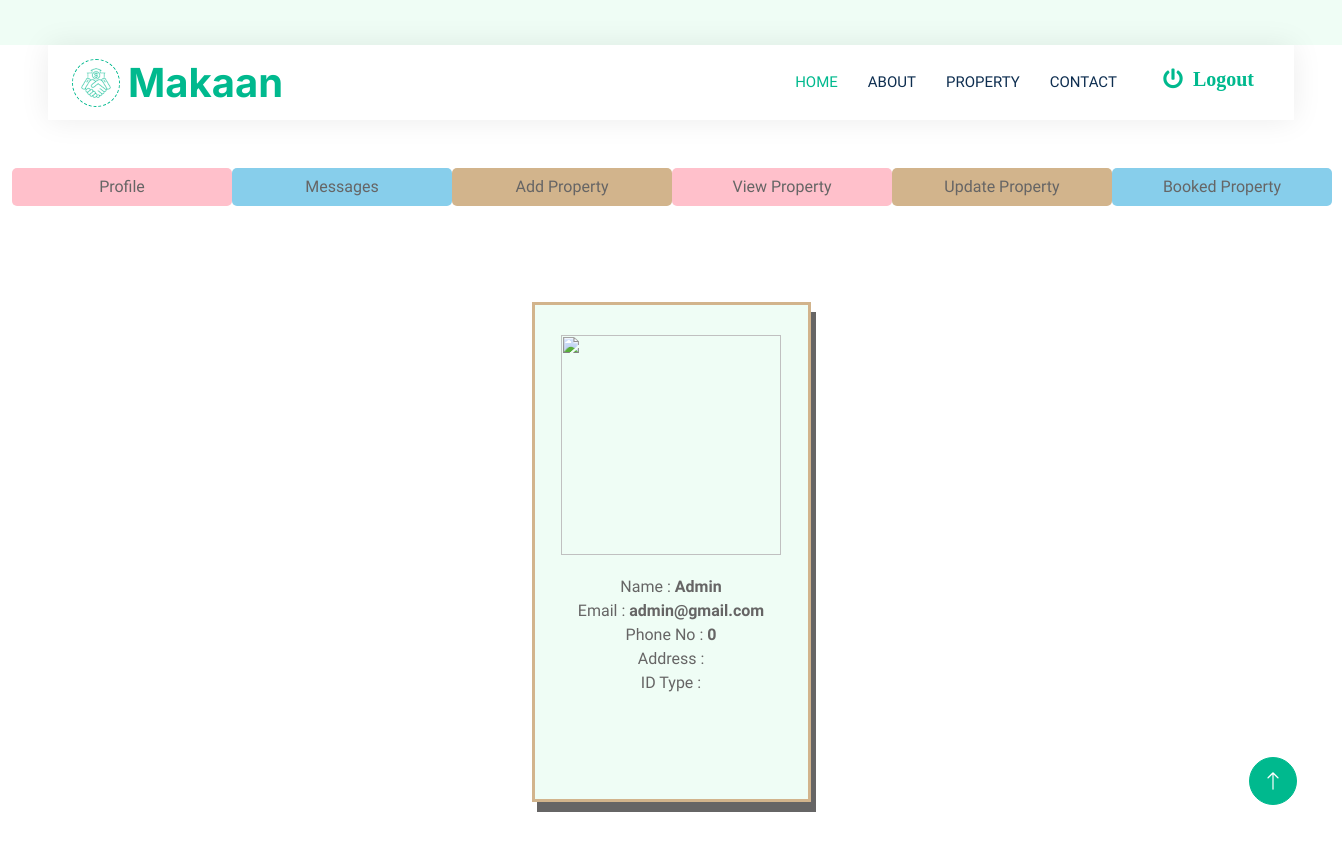
Screenshot of /Owner/Owner-index1.php (signed in) with the database file from the repository.
### tables this page shows
CREATE TABLE `register` (
  `id` int(11) NOT NULL,
  `img` varchar(255) NOT NULL,
  `name` varchar(255) NOT NULL,
  `email` varchar(255) NOT NULL,
  `password` varchar(255) NOT NULL,
  `contact` bigint(255) NOT NULL,
  `address` varchar(255) NOT NULL,
  `type_id` varchar(255) NOT NULL,
  `photo` varchar(255) NOT NULL,
  `user_type` varchar(255) NOT NULL
);

### Owner/Owner-index1.php (the view, shortened to what this page needs)
<?php
include("navbar.php");
$con=mysqli_connect('localhost','root','','house_rent');
$sql1="select * from register where email='$user'";
$res1=mysqli_query($con,$sql1);
$rw1=mysqli_fetch_row($res1);
?>
<div class="container-xxl py-5 bg-white">
    <div class="container">
		<div class="center bg-light">
			<center><img src="../../AdminPanel/theme/image/<?php echo $rw1[1]; ?>" height="220px" width="220px" style="margin-top:20px"></center>
			<div style="margin-top:20px;text-align:center">
			Name : <b><?php echo $rw1[2]; ?> </b><br>
			Email : <b><?php echo $rw1[3]; ?> </b><br>
			Phone No : <b><?php echo $rw1[5]; ?> </b><br>
			Address : <b><?php echo $rw1[6]; ?> </b><br>
			ID Type :<b><?php echo $rw1[7]; ?> </b><br>
			</div>
		</div>
	</div>
</div>

### css/style.css (style rules this page uses)
:root { --primary: #00B98E; --secondary: #FF6922; --light: #EFFDF5; --dark: #0E2E50; }

### Owner/Owner-index1.php (style rules this page uses)
.container { display:flex; }
.center { margin:auto; width:25%; height:500px; box-shadow:5px 10px; border:3px solid tan; padding:10px; }

### rows the page displays
register: name "Admin", email "admin@gmail.com", contact "0"
